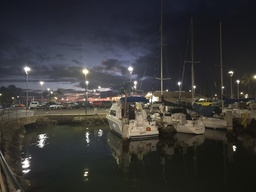
#> input picture Assignment1/images/example.jpg, 256 x 192 px, shrunk from 4000 x 3000 before the run, found by its file name
$ python part3.py
#> lines starting #> are read from the running program, lines starting #| are printed output that depends on the picture; after the words box and inside, x2 and y2 are one past the last pixel; in counts of white or black regions, pixels touching at a corner belong together
### Assignment1/dfa/script/2/part1.py
import time
import numpy as np
import matplotlib.pyplot as plt
from scipy.signal import convolve2d

IMGS = [
    '/home/juneyoung-yoon/Desktop/Assignment1/images/example.jpg',
    '/home/juneyoung-yoon/Desktop/Assignment1/images/example2.jpg',
    '/home/juneyoung-yoon/Desktop/Assignment1/images/example3.jpg']
OUT_DIR = '/home/juneyoung-yoon/Desktop/Assignment1/results/2/part1'
LOG = f'{OUT_DIR}/log.txt'

CROP = 128


def box_kernel(k):
    # box filter 생성, 모든 원소 1로
    return np.ones((k, k)) / (k * k)


def conv2d(image, kernel, pad_mode='symmetric'):
    # 패딩
    h, w = image.shape
    h_k, w_k = kernel.shape

    pad_h = h_k // 2
    pad_w = w_k // 2

    padded_img = np.pad(image,((pad_h, pad_h), (pad_w, pad_w)), mode=pad_mode)

    # 커널 뒤집기
    kernel = kernel[::-1, ::-1]
    out = np.zeros((h, w))

    # 커널 원소 (i, j)마다 (i, j)만큼 민 이미지에 가중치를 곱해 누적
    for i in range(h_k):
        for j in range(w_k):
            out += kernel[i, j] * padded_img[i:i + h, j:j + w]

    return out


def load_gray(path, max_side=512):
#> called with max_side = 512
    img = plt.imread(path).astype(np.float64)
    if img.max() > 1:
        img /= 255.0
    gray = img[..., :3] @ np.array([0.299, 0.587, 0.114]) if img.ndim == 3 else img
    return gray

def crop_slice(shape, size=CROP):
    # 중앙 size x size 영역
    h, w = shape
    y0, x0 = (h - size) // 2, (w - size) // 2
    return slice(y0, y0 + size), slice(x0, x0 + size)


# [13 lines left out: functions timeit, log, not called in this run]


# [69 lines that do not run on import are left out]

### Assignment1/dfa/script/2/part2.py
import numpy as np
import matplotlib.pyplot as plt

from part1 import conv2d, load_gray, crop_slice

IMGS = [
    '/home/juneyoung-yoon/Desktop/Assignment1/images/example.jpg',
    '/home/juneyoung-yoon/Desktop/Assignment1/images/example2.jpg',
    '/home/juneyoung-yoon/Desktop/Assignment1/images/example3.jpg']
OUT_DIR = '/home/juneyoung-yoon/Desktop/Assignment1/results/2/part2'


def make_grid(r):
    # -r .. r 좌표 meshgrid 반환
    x = np.arange(-r, r + 1)
    y = np.arange(-r, r + 1)
    return np.meshgrid(x, y)

# [8 lines left out: function gaussian_kernel, not called in this run]


# [44 lines that do not run on import are left out]

### Assignment1/dfa/script/2/part3.py
import numpy as np
import matplotlib.pyplot as plt

from part1 import conv2d, load_gray, crop_slice
from part2 import make_grid

IMGS = [
    '/home/juneyoung-yoon/Desktop/Assignment1/images/example.jpg',
    '/home/juneyoung-yoon/Desktop/Assignment1/images/example2.jpg',
    '/home/juneyoung-yoon/Desktop/Assignment1/images/example3.jpg']
OUT_DIR = '/home/juneyoung-yoon/Desktop/Assignment1/results/2/part3'

# Sobel
def sobel_kernels():
    Sx = np.array([
        [-1, 0, 1],
        [-2, 0, 2],
        [-1, 0, 1]
    ], dtype=np.float64)

    Sy = np.array([
        [-1, -2, -1],
        [ 0,  0,  0],
        [ 1,  2,  1]
    ], dtype=np.float64)

    return Sx, Sy


def sobel_edges(image):
    Sx, Sy = sobel_kernels()

    # SX, SY -> Ix, Iy
    Ix = conv2d(image, Sx)
    Iy = conv2d(image, Sy)
#> call 2 of conv2d, with kernel = array of shape (3, 3), pad_mode = 'symmetric'
#> after the loop in conv2d (call 2), `for i in range(h_k):`:
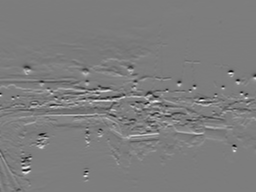
#> out: shape (192, 256) float64; min -3.05, max 3.15, mean -0.000802; drawn with min black and max white

    # M = sqrt(Ix^2 + Iy^2)
    M = np.sqrt(Ix**2 + Iy**2)
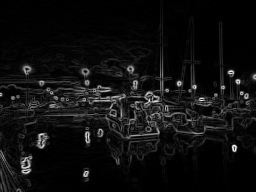
#> M: shape (192, 256) float64; min 0, max 3.19, mean 0.196; drawn with min black and max white

    return Ix, Iy, M


# LoG
def log_kernel(sigma):
    r = int(np.ceil(3 * sigma))
    x, y = make_grid(r)
    r_sq = x**2 + y**2

    # 편미분 결과
    kernel = ((r_sq - 2 * sigma**2) / (sigma**4)) * np.exp(-r_sq / (2 * sigma**2))

    # zero mean 보정
    kernel = kernel - np.mean(kernel)

    return kernel


def zero_crossing(response, thresh=0.3):
    H, W = response.shape
    zc = np.zeros((H, W), dtype=bool)

    # 수평 방향 부호 변화 확인
    diff_h = np.abs(response[:, :-1] - response[:, 1:])
    sign_h = (response[:, :-1] * response[:, 1:]) < 0
    cross_h = sign_h & (diff_h > thresh)
    zc[:, :-1] |= cross_h
    zc[:, 1:] |= cross_h

    # 수직 방향 부호 변화 확인
    diff_v = np.abs(response[:-1, :] - response[1:, :])
    sign_v = (response[:-1, :] * response[1:, :]) < 0
    cross_v = sign_v & (diff_v > thresh)
    zc[:-1, :] |= cross_v
    zc[1:, :] |= cross_v

    return zc


if __name__ == '__main__':
    for path in IMGS:
        name = path.split('/')[-1].replace('.jpg', '')
        gray = load_gray(path)

        # Sobel
        Ix, Iy, M = sobel_edges(gray)

        fig, axes = plt.subplots(1, 4, figsize=(16, 4))
        for ax, (img, title) in zip(axes, [(gray, 'original'), (Ix, 'Ix'), (Iy, 'Iy'), (M, 'magnitude')]):
            ax.imshow(img, cmap='gray')
            ax.set_title(title)
            ax.axis('off')
#> this loop made 4 passes
#> title on passes 1 to 4: 'original', 'Ix', 'Iy', 'magnitude'
        plt.tight_layout()
        plt.savefig(f'{OUT_DIR}/{name}_sobel.png', dpi=150, bbox_inches='tight', pad_inches=0.1)
        plt.close()

        # LoG: σ별
        sigmas = [1, 2, 4]
        fig, axes = plt.subplots(2, len(sigmas), figsize=(5 * len(sigmas), 10))
        for col, s in enumerate(sigmas):
            resp = conv2d(gray, log_kernel(s))
            edges = zero_crossing(resp)
            axes[0, col].imshow(resp, cmap='gray')
            axes[0, col].set_title(f'LoG response (sigma={s})')
            axes[1, col].imshow(edges, cmap='gray')
            axes[1, col].set_title(f'zero-crossings (sigma={s})')
#> this loop made 3 passes
#> pass 1, in zero_crossing, `sign_h = (response[:, :-1] * response[:, 1:]) < 0`:
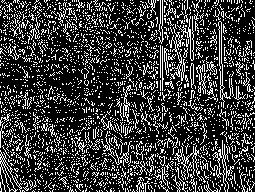
#> sign_h: shape (192, 255) bool; 23.2% white in thin lines or dots
#> after the loop:
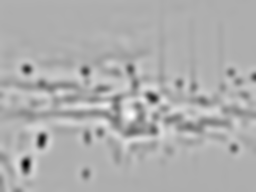
#> resp: shape (192, 256) float64; min -2.45, max 1.14, mean -9.54e-17; drawn with min black and max white
        for ax in axes.ravel():
            ax.axis('off')
        plt.tight_layout()
        plt.savefig(f'{OUT_DIR}/{name}_log.png', dpi=150, bbox_inches='tight', pad_inches=0.1)
        plt.close()

        # ---- Sobel vs LoG 비교 ----
        s_cmp = 1                               # 비교에 쓸 LoG의 sigma
        resp = conv2d(gray, log_kernel(s_cmp))
        log_edges = zero_crossing(resp)              # 위에서 쓴 thresh와 동일하게 맞추세요
#> call 4 of zero_crossing, with thresh = 0.3
#> in zero_crossing (call 4), `cross_h = sign_h & (diff_h > thresh)`: cross_h: shape (192, 255) bool; 2.7% white in thin lines or dots, all inside (x1, y1, x2, y2) = (0, 48, 255, 192)
#> in zero_crossing (call 4), `zc[:, 1:] |= cross_h`: zc: shape (192, 256) bool; 5.4% white in thin lines or dots, all inside (x1, y1, x2, y2) = (0, 48, 256, 192)
#> in zero_crossing (call 4), `sign_v = (response[:-1, :] * response[1:, :]) < 0`: sign_v: shape (191, 256) bool; 27.1% white in thin lines or dots
#> in zero_crossing (call 4), `cross_v = sign_v & (diff_v > thresh)`: cross_v: shape (191, 256) bool; 3.9% white in thin lines or dots, all inside (x1, y1, x2, y2) = (0, 58, 256, 191)
#> in zero_crossing (call 4), `zc[1:, :] |= cross_v`:
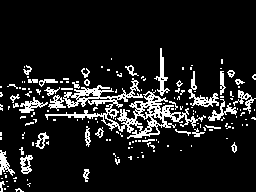
#> zc: shape (192, 256) bool; 11.5% white in thin lines or dots, all inside (x1, y1, x2, y2) = (0, 48, 256, 192)

        # Sobel은 M에 threshold를 적용해 이진 엣지 맵으로 만든다
        percentiles = [90]
        sobel_maps = [(M > np.percentile(M, p), f'Sobel (top {100 - p}%)') for p in percentiles]
#> sobel_maps = 1 item

        panels = [(gray, 'original', 'gray')] \
               + [(m, t, 'gray') for m, t in sobel_maps] \
               + [(log_edges, f'LoG zero-crossing (sigma={s_cmp})', 'gray')]
#> panels = 3 items

        fig, axes = plt.subplots(1, len(panels), figsize=(4.5 * len(panels), 4.5))
        for ax, (img, title, cmap) in zip(axes, panels):
            ax.imshow(img, cmap=cmap, vmin=0, vmax=1 if img.dtype == bool else None)
            ax.set_title(title)
            ax.axis('off')
#> this loop made 3 passes
#> title on passes 1 to 3: 'original', 'Sobel (top 10%)', 'LoG zero-crossing (sigma=1)'
        plt.tight_layout()
        plt.savefig(f'{OUT_DIR}/{name}_comparison.png', dpi=150, bbox_inches='tight', pad_inches=0.1)
        plt.close()

        # ---- 중앙 크롭 비교 (전체 이미지에서 계산한 결과를 잘라 표시) ----
        cs = crop_slice(gray.shape)

        # Sobel
        fig, axes = plt.subplots(1, 4, figsize=(16, 4))
        for ax, (img, title) in zip(axes, [(gray, 'original'), (Ix, 'Ix'), (Iy, 'Iy'), (M, 'magnitude')]):
            ax.imshow(img[cs], cmap='gray', interpolation='nearest')
            ax.set_title(title)
            ax.axis('off')
        plt.tight_layout()
        plt.savefig(f'{OUT_DIR}/{name}_sobel_crop.png', dpi=150, bbox_inches='tight', pad_inches=0.1)
        plt.close()

        # LoG: σ별
        fig, axes = plt.subplots(2, len(sigmas), figsize=(5 * len(sigmas), 10))
        for col, s in enumerate(sigmas):
            resp_s = conv2d(gray, log_kernel(s))
            edges_s = zero_crossing(resp_s)
            axes[0, col].imshow(resp_s[cs], cmap='gray', interpolation='nearest')
            axes[0, col].set_title(f'LoG response (sigma={s})')
            axes[1, col].imshow(edges_s[cs], cmap='gray', interpolation='nearest')
            axes[1, col].set_title(f'zero-crossings (sigma={s})')
        for ax in axes.ravel():
            ax.axis('off')
        plt.tight_layout()
        plt.savefig(f'{OUT_DIR}/{name}_log_crop.png', dpi=150, bbox_inches='tight', pad_inches=0.1)
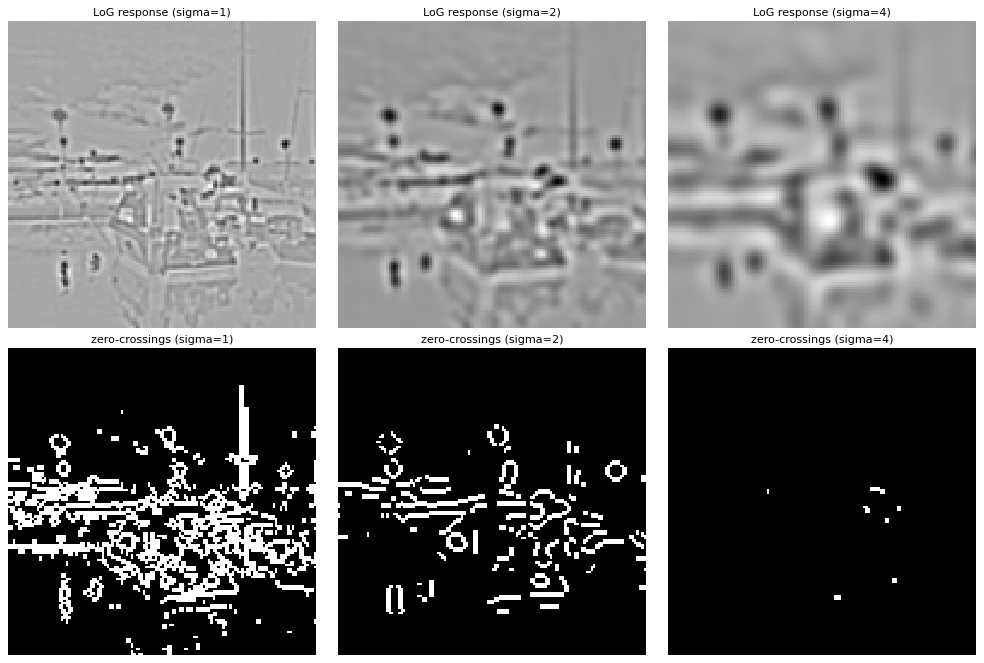
#> figure drawn by matplotlib, 6 panels
        plt.close()

        # Sobel vs LoG
        fig, axes = plt.subplots(1, len(panels), figsize=(4.5 * len(panels), 4.5))
        for ax, (img, title, cmap) in zip(axes, panels):
            ax.imshow(img[cs], cmap=cmap, vmin=0, vmax=1 if img.dtype == bool else None, interpolation='nearest')
            ax.set_title(title)
            ax.axis('off')
        plt.tight_layout()
        plt.savefig(f'{OUT_DIR}/{name}_comparison_crop.png', dpi=150, bbox_inches='tight', pad_inches=0.1)
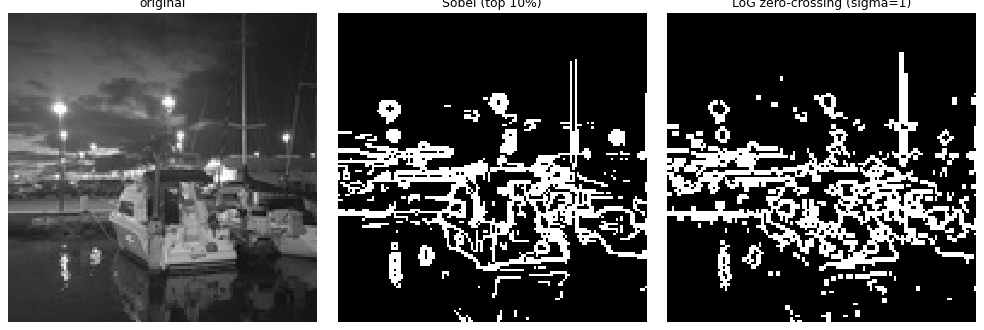
#> figure drawn by matplotlib, 3 panels
        plt.close()
#> pass 2 of the loop `for path in IMGS:`:
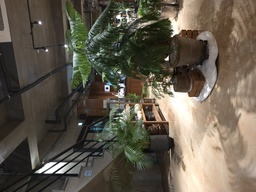
#> input picture Assignment1/images/example2.jpg, 256 x 192 px, shrunk from 4000 x 3000 before the run, found by its file name
#> the loop `for ax, (img, title) in zip(axes, [(gray, 'original'), (Ix, 'Ix'), (Iy..` made 4 passes
#> the loop `for col, s in enumerate(sigmas):` made 3 passes
#> pass 1, in zero_crossing (call 8), `sign_h = (response[:, :-1] * response[:, 1:]) < 0`:
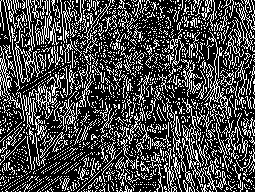
#> sign_h: shape (192, 255) bool; 28.3% white in thin lines or dots
#> cross_h: shape (192, 255) bool; 6.4% white in thin lines or dots
#> in zero_crossing (call 11), `zc[:, :-1] |= cross_h`:
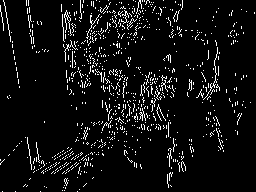
#> zc: shape (192, 256) bool; 6.4% white in thin lines or dots
#> the loop `for ax, (img, title, cmap) in zip(axes, panels):` made 3 passes
